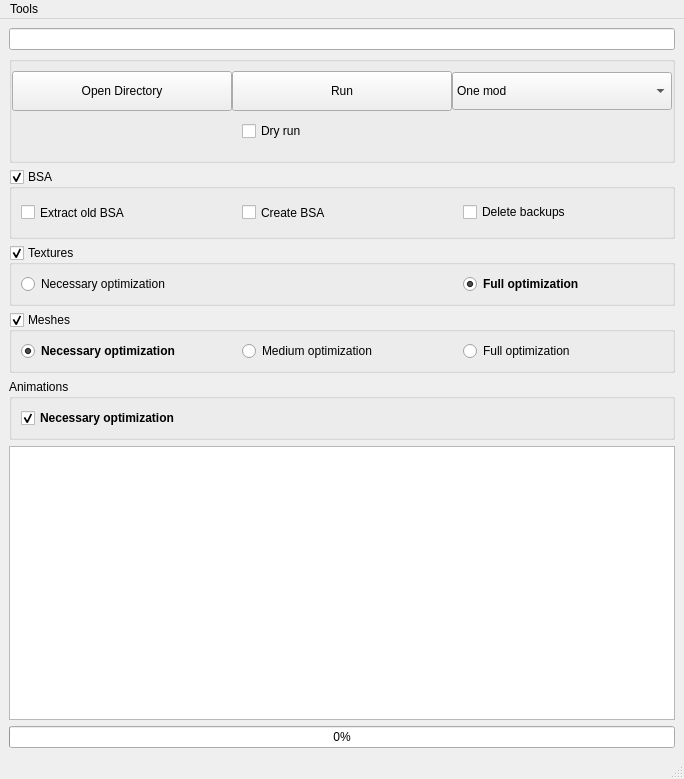
<?xml version="1.0" encoding="UTF-8"?>
<ui version="4.0">
 <class>SSE</class>
 <widget class="QMainWindow" name="SSE">
  <property name="geometry">
   <rect>
    <x>0</x>
    <y>0</y>
    <width>684</width>
    <height>779</height>
   </rect>
  </property>
  <property name="sizePolicy">
   <sizepolicy hsizetype="Expanding" vsizetype="Expanding">
    <horstretch>0</horstretch>
    <verstretch>0</verstretch>
   </sizepolicy>
  </property>
  <property name="cursor">
   <cursorShape>ArrowCursor</cursorShape>
  </property>
  <property name="windowTitle">
   <string>Cathedral Assets Optimizer : Skyrim SE</string>
  </property>
  <property name="whatsThis">
   <string>Will write which files would be affected, without actually processing them</string>
  </property>
  <widget class="QWidget" name="centralwidget">
   <layout class="QVBoxLayout" name="verticalLayout">
    <item>
     <widget class="QLineEdit" name="userPathTextEdit">
      <property name="sizePolicy">
       <sizepolicy hsizetype="Minimum" vsizetype="Fixed">
        <horstretch>0</horstretch>
        <verstretch>0</verstretch>
       </sizepolicy>
      </property>
     </widget>
    </item>
    <item>
     <widget class="QGroupBox" name="mainGroupBox">
      <property name="sizePolicy">
       <sizepolicy hsizetype="Preferred" vsizetype="Fixed">
        <horstretch>0</horstretch>
        <verstretch>0</verstretch>
       </sizepolicy>
      </property>
      <property name="maximumSize">
       <size>
        <width>16777215</width>
        <height>16777215</height>
       </size>
      </property>
      <property name="title">
       <string/>
      </property>
      <property name="flat">
       <bool>false</bool>
      </property>
      <layout class="QGridLayout" name="gridLayout_3">
       <property name="leftMargin">
        <number>0</number>
       </property>
       <property name="topMargin">
        <number>9</number>
       </property>
       <property name="rightMargin">
        <number>0</number>
       </property>
       <property name="spacing">
        <number>0</number>
       </property>
       <item row="0" column="1" alignment="Qt::AlignHCenter">
        <widget class="QPushButton" name="processButton">
         <property name="sizePolicy">
          <sizepolicy hsizetype="Fixed" vsizetype="Fixed">
           <horstretch>0</horstretch>
           <verstretch>0</verstretch>
          </sizepolicy>
         </property>
         <property name="minimumSize">
          <size>
           <width>220</width>
           <height>40</height>
          </size>
         </property>
         <property name="maximumSize">
          <size>
           <width>230</width>
           <height>16777215</height>
          </size>
         </property>
         <property name="text">
          <string>Run</string>
         </property>
        </widget>
       </item>
       <item row="0" column="2" alignment="Qt::AlignHCenter">
        <widget class="QComboBox" name="modeChooserComboBox">
         <property name="sizePolicy">
          <sizepolicy hsizetype="Fixed" vsizetype="Fixed">
           <horstretch>0</horstretch>
           <verstretch>0</verstretch>
          </sizepolicy>
         </property>
         <property name="minimumSize">
          <size>
           <width>220</width>
           <height>38</height>
          </size>
         </property>
         <property name="maximumSize">
          <size>
           <width>230</width>
           <height>16777215</height>
          </size>
         </property>
         <item>
          <property name="text">
           <string>One mod</string>
          </property>
         </item>
         <item>
          <property name="text">
           <string>Several mods (MO)</string>
          </property>
         </item>
        </widget>
       </item>
       <item row="1" column="1" alignment="Qt::AlignHCenter|Qt::AlignVCenter">
        <widget class="QCheckBox" name="dryRunCheckBox">
         <property name="sizePolicy">
          <sizepolicy hsizetype="Expanding" vsizetype="Fixed">
           <horstretch>0</horstretch>
           <verstretch>0</verstretch>
          </sizepolicy>
         </property>
         <property name="minimumSize">
          <size>
           <width>200</width>
           <height>40</height>
          </size>
         </property>
         <property name="maximumSize">
          <size>
           <width>200</width>
           <height>16777215</height>
          </size>
         </property>
         <property name="sizeIncrement">
          <size>
           <width>100</width>
           <height>0</height>
          </size>
         </property>
         <property name="baseSize">
          <size>
           <width>140</width>
           <height>40</height>
          </size>
         </property>
         <property name="cursor">
          <cursorShape>WhatsThisCursor</cursorShape>
         </property>
         <property name="toolTip">
          <string>&lt;html&gt;&lt;head/&gt;&lt;body&gt;&lt;p&gt;Will list all files that would be modified, without actually processing them.&lt;/p&gt;&lt;/body&gt;&lt;/html&gt;</string>
         </property>
         <property name="autoFillBackground">
          <bool>false</bool>
         </property>
         <property name="text">
          <string>Dry run</string>
         </property>
        </widget>
       </item>
       <item row="0" column="0" alignment="Qt::AlignHCenter">
        <widget class="QPushButton" name="userPathButton">
         <property name="sizePolicy">
          <sizepolicy hsizetype="Fixed" vsizetype="Fixed">
           <horstretch>0</horstretch>
           <verstretch>0</verstretch>
          </sizepolicy>
         </property>
         <property name="minimumSize">
          <size>
           <width>220</width>
           <height>40</height>
          </size>
         </property>
         <property name="maximumSize">
          <size>
           <width>230</width>
           <height>16777215</height>
          </size>
         </property>
         <property name="text">
          <string>Open Directory</string>
         </property>
        </widget>
       </item>
      </layout>
     </widget>
    </item>
    <item>
     <widget class="QGroupBox" name="BsaGroupBox">
      <property name="sizePolicy">
       <sizepolicy hsizetype="Expanding" vsizetype="Fixed">
        <horstretch>0</horstretch>
        <verstretch>0</verstretch>
       </sizepolicy>
      </property>
      <property name="title">
       <string>BSA</string>
      </property>
      <property name="flat">
       <bool>true</bool>
      </property>
      <property name="checkable">
       <bool>true</bool>
      </property>
      <layout class="QGridLayout" name="gridLayout">
       <item row="0" column="2" alignment="Qt::AlignHCenter">
        <widget class="QCheckBox" name="createtBsaCheckbox">
         <property name="sizePolicy">
          <sizepolicy hsizetype="Fixed" vsizetype="Expanding">
           <horstretch>0</horstretch>
           <verstretch>0</verstretch>
          </sizepolicy>
         </property>
         <property name="minimumSize">
          <size>
           <width>200</width>
           <height>29</height>
          </size>
         </property>
         <property name="cursor">
          <cursorShape>WhatsThisCursor</cursorShape>
         </property>
         <property name="toolTip">
          <string>&lt;html&gt;&lt;head/&gt;&lt;body&gt;&lt;p&gt;&lt;span&gt;Creates a new BSA, packing the existing loose files. &lt;/span&gt;&lt;span style=&quot; font-weight:600;&quot;&gt;Warning&lt;/span&gt;. If you enable this option, the process will be considerably slowed down.&lt;/p&gt;&lt;/body&gt;&lt;/html&gt;</string>
         </property>
         <property name="text">
          <string>Create BSA</string>
         </property>
        </widget>
       </item>
       <item row="0" column="1" alignment="Qt::AlignLeft">
        <widget class="QCheckBox" name="extractBsaCheckbox">
         <property name="sizePolicy">
          <sizepolicy hsizetype="Fixed" vsizetype="Expanding">
           <horstretch>0</horstretch>
           <verstretch>0</verstretch>
          </sizepolicy>
         </property>
         <property name="minimumSize">
          <size>
           <width>200</width>
           <height>29</height>
          </size>
         </property>
         <property name="cursor">
          <cursorShape>WhatsThisCursor</cursorShape>
         </property>
         <property name="toolTip">
          <string>&lt;html&gt;&lt;head/&gt;&lt;body&gt;&lt;p&gt;Extracts any BSAs present in the mod folder. &lt;span style=&quot; font-weight:600;&quot;&gt;Warning&lt;/span&gt;. If you enable this option, the process will be considerably slowed down.&lt;/p&gt;&lt;/body&gt;&lt;/html&gt;</string>
         </property>
         <property name="text">
          <string>Extract old BSA</string>
         </property>
        </widget>
       </item>
       <item row="0" column="3" alignment="Qt::AlignRight">
        <widget class="QCheckBox" name="bsaDeleteBackupsCheckbox">
         <property name="sizePolicy">
          <sizepolicy hsizetype="Fixed" vsizetype="Fixed">
           <horstretch>0</horstretch>
           <verstretch>0</verstretch>
          </sizepolicy>
         </property>
         <property name="minimumSize">
          <size>
           <width>200</width>
           <height>0</height>
          </size>
         </property>
         <property name="cursor">
          <cursorShape>WhatsThisCursor</cursorShape>
         </property>
         <property name="toolTip">
          <string>&lt;html&gt;&lt;head/&gt;&lt;body&gt;&lt;p&gt;By default, a backup of existing bsa is created. Enabling this option will disable those backups.&lt;/p&gt;&lt;/body&gt;&lt;/html&gt;</string>
         </property>
         <property name="text">
          <string>Delete backups </string>
         </property>
        </widget>
       </item>
      </layout>
     </widget>
    </item>
    <item>
     <widget class="QGroupBox" name="texturesGroupBox">
      <property name="sizePolicy">
       <sizepolicy hsizetype="Expanding" vsizetype="Fixed">
        <horstretch>0</horstretch>
        <verstretch>0</verstretch>
       </sizepolicy>
      </property>
      <property name="title">
       <string>Textures</string>
      </property>
      <property name="flat">
       <bool>true</bool>
      </property>
      <property name="checkable">
       <bool>true</bool>
      </property>
      <layout class="QHBoxLayout" name="horizontalLayout_2">
       <item alignment="Qt::AlignLeft">
        <widget class="QRadioButton" name="TexturesNecessaryOptimizationRadioButton">
         <property name="sizePolicy">
          <sizepolicy hsizetype="Fixed" vsizetype="Fixed">
           <horstretch>0</horstretch>
           <verstretch>0</verstretch>
          </sizepolicy>
         </property>
         <property name="minimumSize">
          <size>
           <width>200</width>
           <height>0</height>
          </size>
         </property>
         <property name="cursor">
          <cursorShape>WhatsThisCursor</cursorShape>
         </property>
         <property name="toolTip">
          <string>&lt;html&gt;&lt;head/&gt;&lt;body&gt;&lt;p&gt;Converts any TGA files into DDS, as SSE cannot read these. Attempts to convert and fix any textures that would crash the game, as some older formats are incompatible with SSE.&lt;/p&gt;&lt;p&gt;&lt;br/&gt;&lt;/p&gt;&lt;/body&gt;&lt;/html&gt;</string>
         </property>
         <property name="text">
          <string>Necessary optimization</string>
         </property>
        </widget>
       </item>
       <item alignment="Qt::AlignRight">
        <widget class="QRadioButton" name="TexturesFullOptimizationRadioButton">
         <property name="sizePolicy">
          <sizepolicy hsizetype="Fixed" vsizetype="Fixed">
           <horstretch>0</horstretch>
           <verstretch>0</verstretch>
          </sizepolicy>
         </property>
         <property name="minimumSize">
          <size>
           <width>200</width>
           <height>0</height>
          </size>
         </property>
         <property name="font">
          <font>
           <weight>75</weight>
           <bold>true</bold>
          </font>
         </property>
         <property name="cursor">
          <cursorShape>WhatsThisCursor</cursorShape>
         </property>
         <property name="toolTip">
          <string>&lt;html&gt;&lt;head/&gt;&lt;body&gt;&lt;p&gt;BC7 is the most efficient compression SSE supports, reducing VRAM usage without observable quality loss. Will also convert uncompressed textures to BC7.&lt;/p&gt;&lt;/body&gt;&lt;/html&gt;</string>
         </property>
         <property name="text">
          <string>Full optimization</string>
         </property>
         <property name="checked">
          <bool>true</bool>
         </property>
        </widget>
       </item>
      </layout>
     </widget>
    </item>
    <item>
     <widget class="QGroupBox" name="meshesGroupBox">
      <property name="sizePolicy">
       <sizepolicy hsizetype="Expanding" vsizetype="Fixed">
        <horstretch>0</horstretch>
        <verstretch>0</verstretch>
       </sizepolicy>
      </property>
      <property name="title">
       <string>Meshes</string>
      </property>
      <property name="flat">
       <bool>true</bool>
      </property>
      <property name="checkable">
       <bool>true</bool>
      </property>
      <layout class="QHBoxLayout" name="horizontalLayout_3">
       <item alignment="Qt::AlignLeft">
        <widget class="QRadioButton" name="MeshesNecessaryOptimizationRadioButton">
         <property name="sizePolicy">
          <sizepolicy hsizetype="Fixed" vsizetype="Fixed">
           <horstretch>0</horstretch>
           <verstretch>0</verstretch>
          </sizepolicy>
         </property>
         <property name="minimumSize">
          <size>
           <width>200</width>
           <height>0</height>
          </size>
         </property>
         <property name="font">
          <font>
           <weight>75</weight>
           <bold>true</bold>
          </font>
         </property>
         <property name="cursor">
          <cursorShape>WhatsThisCursor</cursorShape>
         </property>
         <property name="toolTip">
          <string>&lt;html&gt;&lt;head/&gt;&lt;body&gt;&lt;p&gt;Attempts to repair meshes which are guaranteed to crash the game. Headparts are included.&lt;/p&gt;&lt;/body&gt;&lt;/html&gt;</string>
         </property>
         <property name="text">
          <string>Necessary optimization</string>
         </property>
         <property name="checked">
          <bool>true</bool>
         </property>
        </widget>
       </item>
       <item alignment="Qt::AlignHCenter">
        <widget class="QRadioButton" name="MeshesMediumOptimizationRadioButton">
         <property name="sizePolicy">
          <sizepolicy hsizetype="Fixed" vsizetype="Fixed">
           <horstretch>0</horstretch>
           <verstretch>0</verstretch>
          </sizepolicy>
         </property>
         <property name="minimumSize">
          <size>
           <width>200</width>
           <height>0</height>
          </size>
         </property>
         <property name="cursor">
          <cursorShape>WhatsThisCursor</cursorShape>
         </property>
         <property name="toolTip">
          <string>&lt;html&gt;&lt;head/&gt;&lt;body&gt;&lt;p&gt;Perform necessary optimization, and also lightly optimizes typically non-crashing meshes. This may fix some visual issues, but may also lower quality. &lt;/p&gt;&lt;/body&gt;&lt;/html&gt;</string>
         </property>
         <property name="text">
          <string>Medium optimization</string>
         </property>
        </widget>
       </item>
       <item alignment="Qt::AlignRight">
        <widget class="QRadioButton" name="MeshesFullOptimizationRadioButton">
         <property name="sizePolicy">
          <sizepolicy hsizetype="Fixed" vsizetype="Fixed">
           <horstretch>0</horstretch>
           <verstretch>0</verstretch>
          </sizepolicy>
         </property>
         <property name="minimumSize">
          <size>
           <width>200</width>
           <height>0</height>
          </size>
         </property>
         <property name="cursor">
          <cursorShape>WhatsThisCursor</cursorShape>
         </property>
         <property name="toolTip">
          <string>&lt;html&gt;&lt;head/&gt;&lt;body&gt;&lt;p&gt;Fully optimize all meshes. Only apply if standard mesh optimization ignored necessary files. May lower visual quality.&lt;/p&gt;&lt;/body&gt;&lt;/html&gt;</string>
         </property>
         <property name="text">
          <string>Full optimization</string>
         </property>
        </widget>
       </item>
      </layout>
     </widget>
    </item>
    <item>
     <widget class="QGroupBox" name="animationsGroupBox">
      <property name="enabled">
       <bool>true</bool>
      </property>
      <property name="sizePolicy">
       <sizepolicy hsizetype="Expanding" vsizetype="Fixed">
        <horstretch>0</horstretch>
        <verstretch>0</verstretch>
       </sizepolicy>
      </property>
      <property name="title">
       <string>Animations</string>
      </property>
      <property name="flat">
       <bool>true</bool>
      </property>
      <property name="checkable">
       <bool>false</bool>
      </property>
      <layout class="QHBoxLayout" name="horizontalLayout_4">
       <item>
        <widget class="QCheckBox" name="animationOptimizationCheckBox">
         <property name="enabled">
          <bool>true</bool>
         </property>
         <property name="sizePolicy">
          <sizepolicy hsizetype="Expanding" vsizetype="Expanding">
           <horstretch>0</horstretch>
           <verstretch>0</verstretch>
          </sizepolicy>
         </property>
         <property name="minimumSize">
          <size>
           <width>200</width>
           <height>0</height>
          </size>
         </property>
         <property name="font">
          <font>
           <weight>75</weight>
           <bold>true</bold>
          </font>
         </property>
         <property name="cursor">
          <cursorShape>WhatsThisCursor</cursorShape>
         </property>
         <property name="focusPolicy">
          <enum>Qt::NoFocus</enum>
         </property>
         <property name="toolTip">
          <string>&lt;html&gt;&lt;head/&gt;&lt;body&gt;&lt;p&gt;Converts animations to SSE format. If an animation is already compatible, no change will be made.&lt;/p&gt;&lt;/body&gt;&lt;/html&gt;</string>
         </property>
         <property name="locale">
          <locale language="English" country="UnitedKingdom"/>
         </property>
         <property name="text">
          <string>Necessary optimization</string>
         </property>
         <property name="checkable">
          <bool>true</bool>
         </property>
         <property name="checked">
          <bool>true</bool>
         </property>
         <property name="autoExclusive">
          <bool>false</bool>
         </property>
        </widget>
       </item>
      </layout>
     </widget>
    </item>
    <item>
     <widget class="QPlainTextEdit" name="plainTextEdit"/>
    </item>
    <item>
     <widget class="QProgressBar" name="progressBar">
      <property name="value">
       <number>0</number>
      </property>
     </widget>
    </item>
   </layout>
  </widget>
  <widget class="QStatusBar" name="statusbar"/>
  <widget class="QMenuBar" name="menuBar">
   <property name="geometry">
    <rect>
     <x>0</x>
     <y>0</y>
     <width>684</width>
     <height>20</height>
    </rect>
   </property>
   <widget class="QMenu" name="menuTools">
    <property name="title">
     <string>Tools</string>
    </property>
    <widget class="QMenu" name="menuLog_verbosity">
     <property name="title">
      <string>Log verbosity</string>
     </property>
     <addaction name="actionLogVerbosityTrace"/>
     <addaction name="actionLogVerbosityNote"/>
     <addaction name="actionLogVerbosityInfo"/>
    </widget>
    <addaction name="menuLog_verbosity"/>
    <addaction name="actionChangeTheme"/>
    <addaction name="actionSelect_game"/>
   </widget>
   <addaction name="menuTools"/>
  </widget>
  <action name="actionChangeTheme">
   <property name="text">
    <string>Select theme</string>
   </property>
  </action>
  <action name="actionLogVerbosityTrace">
   <property name="checkable">
    <bool>true</bool>
   </property>
   <property name="text">
    <string>Max</string>
   </property>
   <property name="toolTip">
    <string>Maximal</string>
   </property>
   <property name="statusTip">
    <string>Use it only if you want to report a bug</string>
   </property>
   <property name="whatsThis">
    <string/>
   </property>
  </action>
  <action name="actionLogVerbosityNote">
   <property name="checkable">
    <bool>true</bool>
   </property>
   <property name="text">
    <string>Medium</string>
   </property>
   <property name="statusTip">
    <string>Normal log</string>
   </property>
   <property name="whatsThis">
    <string/>
   </property>
  </action>
  <action name="actionLogVerbosityInfo">
   <property name="checkable">
    <bool>true</bool>
   </property>
   <property name="text">
    <string>Low</string>
   </property>
   <property name="statusTip">
    <string>Will show nearly no information</string>
   </property>
  </action>
  <action name="actionSelect_game">
   <property name="text">
    <string>Select game</string>
   </property>
  </action>
 </widget>
 <resources/>
 <connections/>
</ui>
